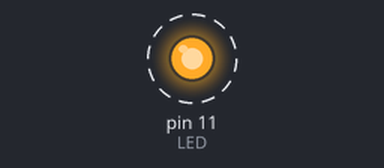
Simulated run of this sketch. Board: Arduino Uno, built with avr-gcc and run on an emulated ATmega328P. On the bench: output pins drawn as LEDs (lit = HIGH). Dashed ring = blinking.

Above: at 0.5 s.
Timing chart, 0 to 4.6 s (numbered marks = the images above):
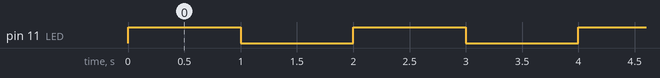

Measured:
- by itself, pin 11 (LED): alternates HIGH for 1.0 s and LOW for 1.0 s

The sketch:

led_intermitente.ino
```cpp
// Designed by: Juan Rodrigo Guzman Martinez

int LED= 11; // Declaramos el pin 11 con el nombre de LED
int TIEMPO= 1000; // Declarammos una variable llamada TIEMPO donde se almacenara el retardo

void setup() {

pinMode(LED, OUTPUT); // Declaramos LED como una salida

}

void loop() {

digitalWrite(LED, HIGH); // Se enciende el LED
delay(TIEMPO); // Esperamos el retardo que esta almacenada en la variable TIEMPO
digitalWrite(LED, LOW); // Se apaga el LED
delay(TIEMPO); // Esperamos el retardo que esta almacenada en la variable TIEMPO

}
```
